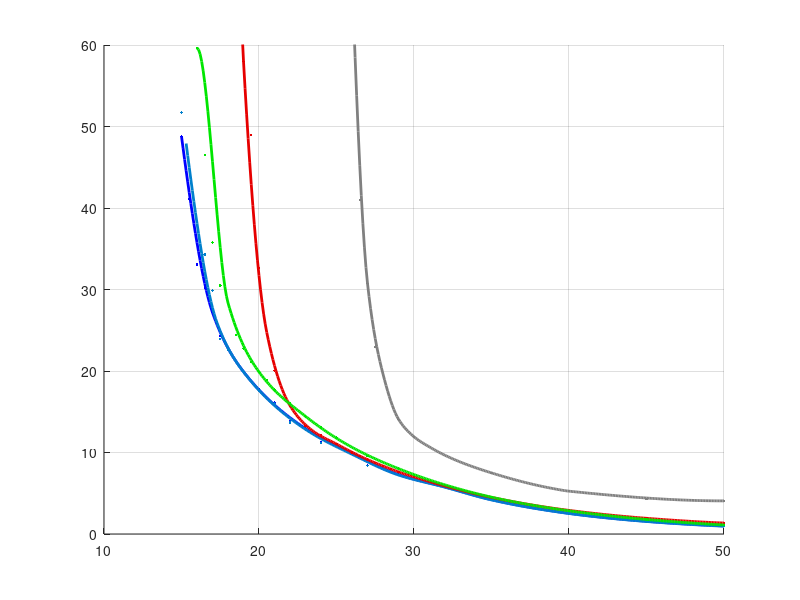

MATLAB code for this plot:

load('Stat.mat', 'StatFile');

clear SFS;
j1 = 0; j2 = 0; j3 = 0; j4 = 0; j5 = 0; j6 = 0; j7 = 0; j8 =0; j9 =0; j10 =0;  j11 =0; 
for i = 1:StatFile.len_qcno_dB

    if StatFile.NArgMax(i) > 0
        j1 = j1+ 1;
        SFS.qcno_dB_ArgMax(j1) = StatFile.qcno_dB(i);
        SFS.EArgMax(j1) = StatFile.ArgMax(i) / StatFile.NArgMax(i);
    end
    
    if StatFile.NMean(i) > 0
        j2 = j2 + 1;
        SFS.qcno_dB_Mean(j2) = StatFile.qcno_dB(i);
        SFS.EMean(j2) = StatFile.Mean(i) / StatFile.NMean(i);
    end
    
    if StatFile.NKalm(i) > 0
        j3 = j3 + 1;
        SFS.qcno_dB_Kalm(j3) = StatFile.qcno_dB(i);
        SFS.EKalm(j3) = StatFile.Kalm(i) / StatFile.NKalm(i);
    end    
    
    if StatFile.NKalm2(i) > 0
        j4 = j4 + 1;
        SFS.qcno_dB_Kalm2(j4) = StatFile.qcno_dB(i);
        SFS.EKalm2(j4) = StatFile.Kalm2(i) / StatFile.NKalm2(i);
    end      
    
    if StatFile.KalmBand2(i) > 0
        j5 = j5 + 1;
        SFS.qcno_dB_KalmBand2(j5) = StatFile.qcno_dB(i);
        SFS.KalmBand2(j5) = StatFile.KalmBand2(i);
    end         
    
    if StatFile.KalmBand(i) > 0
        j6 = j6 + 1;
        SFS.qcno_dB_KalmBand(j6) = StatFile.qcno_dB(i);
        SFS.KalmBand(j6) = StatFile.KalmBand(i);
    end        
    
    if StatFile.NKalm2_w0(i) > 0
        j7 = j7 + 1;
        SFS.qcno_dB_Kalm2_w0(j7) = StatFile.qcno_dB(i);
        SFS.EKalm2_w0(j7) = StatFile.Kalm2_w0(i) / StatFile.NKalm2_w0(i);
    end    
    
    if StatFile.NBigKalm2_w0(i) > 0
        j8 = j8 + 1;
        SFS.qcno_dB_BigKalm2_w0(j8) = StatFile.qcno_dB(i);
        SFS.EBigKalm2_w0(j8) = StatFile.BigKalm2_w0(i) / StatFile.NBigKalm2_w0(i);
    end     
    
    if StatFile.NBigKalm2(i) > 0
        j9 = j9 + 1;
        SFS.qcno_dB_BigKalm2(j9) = StatFile.qcno_dB(i);
        SFS.EBigKalm2(j9) = StatFile.BigKalm2(i) / StatFile.NBigKalm2(i);
    end           
    
    if StatFile.NK2PLL(i) > 0
        j10 = j10 + 1;
        SFS.qcno_dB_K2PLL(j10) = StatFile.qcno_dB(i);
        SFS.EK2PLL(j10) = StatFile.K2PLL(i) / StatFile.NK2PLL(i);
    end       
    
    if StatFile.NKalm2_w0_corr(i) > 0
        j11 = j11 + 1;
        SFS.qcno_dB_Kalm2_w0_corr(j11) = StatFile.qcno_dB(i);
        SFS.EKalm2_w0_corr(j11) = StatFile.Kalm2_w0_corr(i) / StatFile.NKalm2_w0_corr(i);
    end         
end

qcno_dB = 10:1:50;
Profile = 1;

if Profile == 1
    qcno_dB_ArgMax1 = [15:2:20 23:3:50]; EArgMax = interp1(SFS.qcno_dB_ArgMax, SFS.EArgMax*360, qcno_dB_ArgMax1, 'cubic');
    qcno_dB_ArgMax = 14:0.1:50; EArgMax = interp1(qcno_dB_ArgMax1, EArgMax, qcno_dB_ArgMax, 'cubic');
    
    qcno_dB_Mean1 = [15.3:2:20 23:3:50]; EMean = interp1(SFS.qcno_dB_Mean, SFS.EMean*360, qcno_dB_Mean1, 'cubic');
    qcno_dB_Mean = 14:0.1:50; EMean = interp1(qcno_dB_Mean1, EMean, qcno_dB_Mean, 'cubic');

    qcno_dB_BigKalm21 = [15:1.8:30 35 40 45 49]; EBigKalm2 = interp1(SFS.qcno_dB_BigKalm2, SFS.EBigKalm2*360, qcno_dB_BigKalm21, 'cubic');
    qcno_dB_BigKalm2 = 15:0.1:50; EBigKalm2 = interp1(qcno_dB_BigKalm21, EBigKalm2, qcno_dB_BigKalm2, 'cubic');  
    
    SFS.EBigKalm2_w0 = SFS.EBigKalm2_w0 + 0.0013;
    qcno_dB_BigKalm2_w01 = [16:1.5:30 35 40 45 50]; EBigKalm2_w0 = interp1(SFS.qcno_dB_BigKalm2_w0, SFS.EBigKalm2_w0*360, qcno_dB_BigKalm2_w01, 'cubic');
    qcno_dB_BigKalm2_w0 = 16:0.1:50; EBigKalm2_w0 = interp1(qcno_dB_BigKalm2_w01, EBigKalm2_w0, qcno_dB_BigKalm2_w0, 'cubic'); 
    
%     SFS.qcno_dB_Kalm2(1:9) = SFS.qcno_dB_Kalm2(1:9) - 0.4;
%     SFS.qcno_dB_Kalm2(9) = SFS.qcno_dB_Kalm2(9) - 0.1;
    qcno_dB_Kalm21 =[16:1:20 23:3:50]; EKalm2 = interp1(SFS.qcno_dB_Kalm2, SFS.EKalm2*360, qcno_dB_Kalm21, 'cubic');
    qcno_dB_Kalm2 = 15:0.1:50; EKalm2 = interp1(qcno_dB_Kalm21, EKalm2, qcno_dB_Kalm2, 'cubic');       

%     qcno_dB_Kalm2_w0_corr1 = [18:3.5:30 35 50]; EKalm2_w0_corr = interp1(SFS.qcno_dB_Kalm2_w0_corr, SFS.EKalm2_w0_corr*360, qcno_dB_Kalm2_w0_corr1, 'cubic');
%     qcno_dB_Kalm2_w0_corr = 18:0.1:50; EKalm2_w0_corr = interp1(qcno_dB_Kalm2_w0_corr1, EKalm2_w0_corr, qcno_dB_Kalm2_w0_corr, 'cubic');       
    
    qcno_dB_Kalm2_w01 = [14:2:20 23:3:50]; EKalm2_w0 = interp1(SFS.qcno_dB_Kalm2_w0, SFS.EKalm2_w0*360, qcno_dB_Kalm2_w01, 'cubic');
    qcno_dB_Kalm2_w0 = 15:0.1:50; EKalm2_w0 = interp1(qcno_dB_Kalm2_w01, EKalm2_w0, qcno_dB_Kalm2_w0, 'cubic');       
    
    qcno_dB_K2PLL1 = [16:1:40 50]; EK2PLL = interp1(SFS.qcno_dB_K2PLL, SFS.EK2PLL*360, qcno_dB_K2PLL1, 'cubic');
    qcno_dB_K2PLL = 18:0.1:50; EK2PLL = interp1(qcno_dB_K2PLL1, EK2PLL, qcno_dB_K2PLL, 'cubic');  
end


figure(1); 
% plot(SFS.qcno_dB_ArgMax, SFS.EArgMax, SFS.qcno_dB_Mean, SFS.EMean, SFS.qcno_dB_BigKalm2, SFS.EBigKalm2, SFS.qcno_dB_BigKalm2_w0, SFS.EBigKalm2_w0,  SFS.qcno_dB_Kalm2, SFS.EKalm2, SFS.qcno_dB_Kalm2_w0, SFS.EKalm2_w0, SFS.qcno_dB_K2PLL, SFS.EK2PLL)
% plot(SFS.qcno_dB_ArgMax, SFS.EArgMax*360, 'blue.', qcno_dB, EArgMax, 'blue', SFS.qcno_dB_Mean, SFS.EMean*360, SFS.qcno_dB_BigKalm2, SFS.EBigKalm2*360, SFS.qcno_dB_BigKalm2_w0, SFS.EBigKalm2_w0*360,  SFS.qcno_dB_Kalm2, SFS.EKalm2*360, SFS.qcno_dB_Kalm2_w0, SFS.EKalm2_w0*360, SFS.qcno_dB_Kalm2_w0_corr, SFS.EKalm2_w0_corr*360, SFS.qcno_dB_K2PLL, SFS.EK2PLL*360)
cla
hold on
p = plot(SFS.qcno_dB_ArgMax, SFS.EArgMax*360, '.', qcno_dB_ArgMax, EArgMax, 'LineWidth', 2);  set(p, 'Color', [0, 0, 1]);
p = plot(SFS.qcno_dB_Mean, SFS.EMean*360, '.', qcno_dB_Mean, EMean,  'LineWidth', 2); set(p, 'Color', [0.0, 0.5, 0.8]);
% p = plot(SFS.qcno_dB_BigKalm2, SFS.EBigKalm2*360, '.', qcno_dB_BigKalm2, EBigKalm2, 'LineWidth', 2); set(p, 'Color', [1, 0, 0]);
p = plot(SFS.qcno_dB_BigKalm2_w0, SFS.EBigKalm2_w0*360, '.', qcno_dB_BigKalm2_w0, EBigKalm2_w0, 'LineWidth', 2); set(p, 'Color', [0.9, 0, 0]);
% p = plot(SFS.qcno_dB_Kalm2, SFS.EKalm2*360, '.', qcno_dB_Kalm2, EKalm2, 'LineWidth', 2); set(p, 'Color', [0, 1, 0]); 
% % p = plot(SFS.qcno_dB_Kalm2_w0_corr, SFS.EKalm2_w0_corr*360, '.', qcno_dB_Kalm2_w0_corr, EKalm2_w0_corr, 'LineWidth', 2); set(p, 'Color', [0, 0.7, 0.4]);
p = plot(SFS.qcno_dB_Kalm2_w0, SFS.EKalm2_w0*360, '.', qcno_dB_Kalm2_w0, EKalm2_w0, 'LineWidth', 2); set(p, 'Color', [0, 0.9, 0]);
p = plot(SFS.qcno_dB_K2PLL, SFS.EK2PLL*360, '.', qcno_dB_K2PLL, EK2PLL, 'LineWidth', 2); set(p, 'Color', [0.5, 0.5, 0.5]);
hold off

% ylabel('RMS error of phase difference, deg') 
% xlabel('q_{c/n0}, dBHz')
% ylim([0 0.15]);
ylim([0 60]);
% legend( 'ArgMax', 'Mean', 'BigKalm', 'BigKalm_{w0}', 'Kalm2', 'Kalm2_{w0}', 'Kalm2_{w0}_{corr}', '2PLL');
grid on

pos = get(gcf, 'Position');
pos(3) =   560 *1.3;
set(gcf, 'Position', pos);